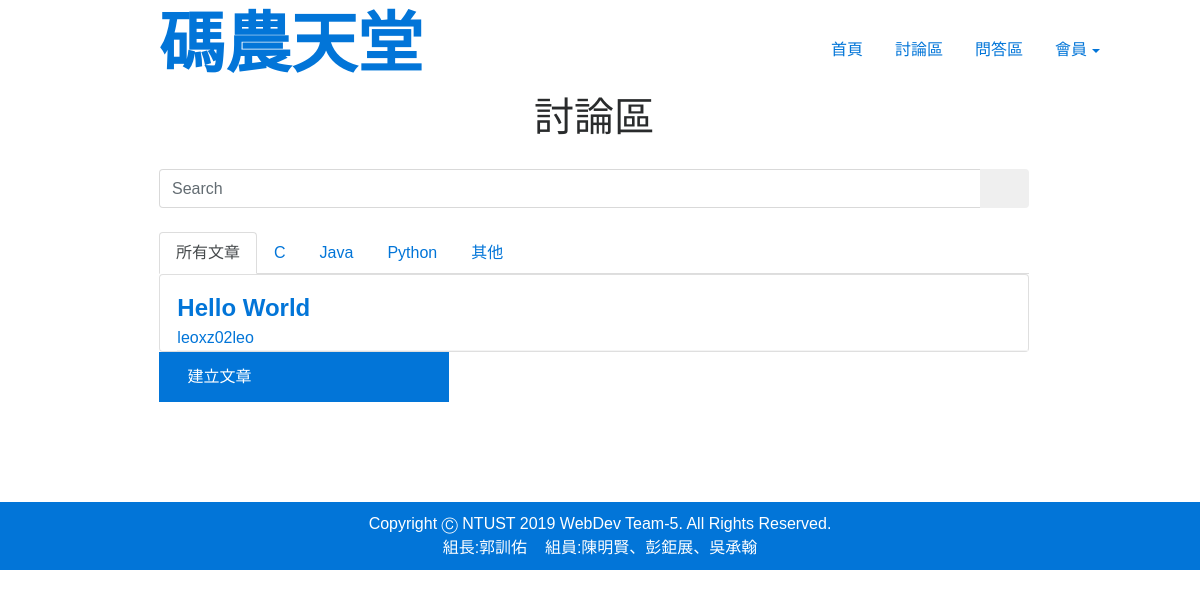
The page /forum/ on the database as committed earlier.
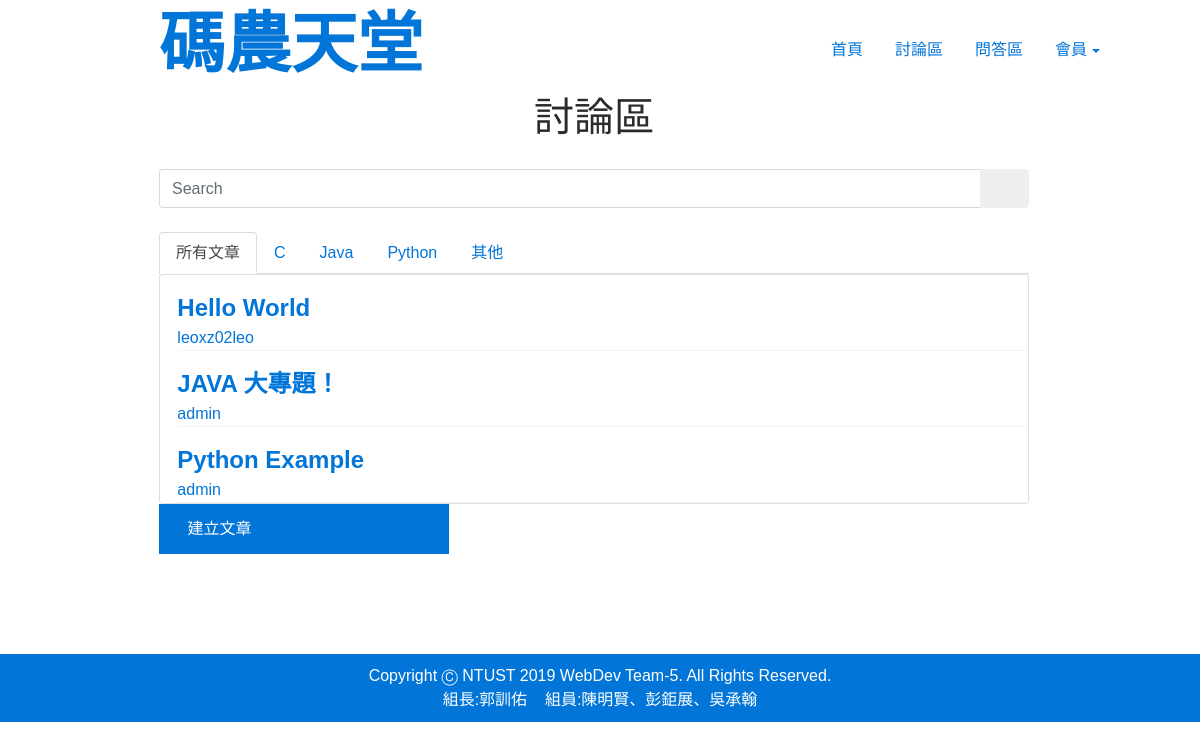
The same page on the database as committed later.
### forum/models.py (models this page shows, shortened)
class Post(models.Model):
    forum = models.ForeignKey(Forum,on_delete=models.CASCADE,default=None)
    title = models.CharField(max_length=50)
    body = RichTextField()
    postTime = models.DateTimeField(default = datetime.now)
    postUser = models.ForeignKey(User,on_delete=models.CASCADE)

### forum/views.py (the view, shortened to what this page needs)
def index(request):
    posts = Post.objects.all()
    postsCPP = Post.objects.filter(forum__title='C++')
    postsJava = Post.objects.filter(forum__title='Java')
    postsPython = Post.objects.filter(forum__title='Python')
    postsOther = Post.objects.filter(forum__title='Other')
    query = request.GET.get('srch-term')
    context = {
        'posts': posts,
        'postsCpp':postsCPP,
        'postsJava':postsJava,
        'postsPython':postsPython,
        'postsOther':postsOther
    }
    return render(request, 'forum/index.html', context)

### forum/templates/forum/index.html (shortened to what this page needs)
{% extends 'main/layout.html' %}
{% block content %}
<form method="GET" class="col-md-9" id="div1">
    <h1 style="text-align: center; margin: 0 0 30px;">討論區</h1>
    <div class="input-group add-on">
        <input class="form-control" placeholder="Search" name="srch-term" id="srch-term" type="text">
        <div class="input-group-btn">
            <button class="btn btn-default" type="submit">
            </button>
        </div>
    </div>
    <br>
    <div >
        <ul class="nav nav-tabs">
            <li class="nav-item">
                <a class="nav-link active show" href="#tab1" data-toggle="tab">所有文章</a>
            </li>
            <li class="nav-item">
                <a class="nav-link" href="#tab2" data-toggle="tab">C</a>
            </li>
            <li class="nav-item">
                <a class="nav-link" href="#tab3" data-toggle="tab">Java</a>
            </li>
            <li class="nav-item">
                <a class="nav-link" href="#tab4" data-toggle="tab">Python</a>
            </li>
            <li class="nav-item">
                <a class="nav-link" href="#tab5" data-toggle="tab">其他</a>
            </li>
        </ul>
        <div class="tab-content">
            <div class="tab-pane active" id="panel-538244">
                <div class="card">
                    {% for data in posts%}
                        <div class="card-body">
                            <div class="list">
                                <div class="card-text">
                                    <div class="title">
                                        <a  href="/forum/detail/{{data.id}}">{{data.title}}</a>
                                    </div>
                                    <div>
                                        <a href="/users/profile/{{data.postUser}}">{{data.postUser}}</a>
                                    </div>
                                </div>
                            </div>
                        </div>
                    {% endfor %}
                </div>
            </div>
        </div>
        <button class="btn btn-primary create-post style-jvp6q3ta" type="button" style="width: 290px;height: 50px; position: relative; left: 0%"  onclick="location.href='/forum/create'">
            <div style="position: relative; left: -30%; text-align: right;display: inline-block;">建立文章</div>
        </button>
    </div>
</form>
{% endblock content %}

### templates/main/layout.html (shortened to what this page needs)
<!DOCTYPE html>
<html lang="en">
<head>
    {% load static %}
    <link href="{% static "css/bootstrap.min.css" %}" rel="stylesheet">
	<link href="{% static "css/style.css" %}" rel="stylesheet">
    <link rel="stylesheet"
      href="//cdnjs.cloudflare.com/ajax/libs/highlight.js/9.15.8/styles/default.min.css">
    <link rel="stylesheet" href="{% static 'prism/prism.css' %}">
</head>
<body>
    <div class="col-md-12">
        <div class="row" style="background: white;" >
            <div class="col-md-8" id="div1">
                <h1 style="font-size: 66px;color: DodgerBlue; margin-top:1%;">
                    <a href="/" style="text-decoration:none;"><b>碼農天堂</b></a></h1>
            </div>
            <div class="col-md-4" id="div2" >
                    <ul class="nav">
                        <li class="nav-item">
                            <a class="nav-link active" href="/">首頁</a>
                        </li>
                        <li class="nav-item">
                            <a class="nav-link" href="/forum">討論區</a>
                        </li>
                        <li class="nav-item">
                            <a class="nav-link " href="/QA/">問答區</a>
                        </li>
                        {% if request.user.is_authenticated %}
                            <li class="nav-item dropdown ml-mda-uto">
                                <a class="nav-link dropdown-toggle" href="http://example.com" id="navbarDropdownMenuLink" data-toggle="dropdown">{{request.user.username}}</a>
                                <div class="dropdown-menu dropdown-menu-right" aria-labelledby="navbarDropdownMenuLink">
                                    <a class="nav-link" href="/users/profile/{{request.user.username}}">個人小屋</a>
                                    <a class="nav-link " href="/logout">登出</a>
                                </div>
                            </li>
                        {% else %}
                            <li class="nav-item dropdown ml-mda-uto">
                                <a class="nav-link dropdown-toggle" href="http://example.com" id="navbarDropdownMenuLink" data-toggle="dropdown">會員</a>
                            </li>
                        {% endif %}
                    </ul>
                <br>
            </div>
        </div>
    </div>
    <div class="col-md-12">
        <div class="col-md-9" id="div1">
        </div>
        <div class="row"  style="background: white;">
            {% block content %}
            {% endblock content %}
        </div>
    </div>
    <div id="footer" class="footer">
        Copyright &#9400; NTUST 2019 WebDev Team-5. All Rights Reserved.<br>
        組長:郭訓佑&nbsp;&nbsp;&nbsp;&nbsp;組員:陳明賢、彭鉅展、吳承翰
    </div>
</body>
</html>

### static/css/style.css (style rules this page uses)
#div1 { left:12%; }
#div2 { margin-top: 30px; }
.style-jvp6q3ta { cursor: pointer; }
.create-post { border-radius: 0px }
.create-post-svg { fill: white }
.title { font-weight:bold; font-size: 24px; }
.list { border-bottom: 1px solid #f4f4f4; margin-left: 2%; }
body { font-family: Helvetica, Arial,LiHei Pro,黑體-繁,微軟正黑體, sans-serif!important; }
* { box-sizing: border-box; }
.footer { width: 100%; background-color: #0275d8; margin-top: 100px; color: #fff; text-align: center; padding: 10px 0; }
.card-text { margin: 15px 0; }

Rows that differ between the two databases and show on the page:
added Post: title "JAVA 大專題！", postUser "admin"
added Post: title "Python Example", postUser "admin"
